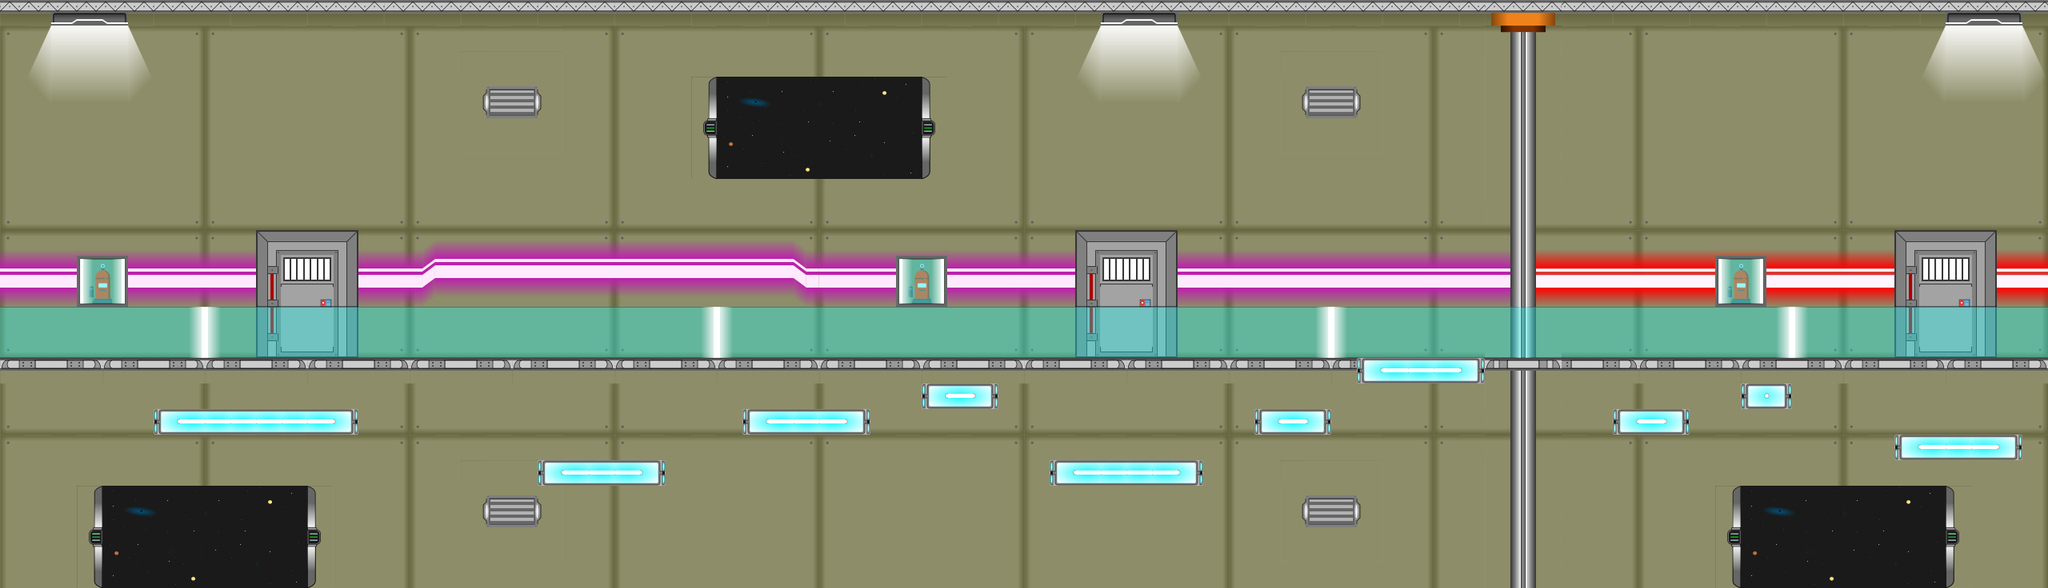

Tiled map render using the project's own tile images. Description and the map definition, with tile-layer contents summarised, below:
An orthogonal 80x23 tile map with 32x32 px tiles, 2 tile layers (Fondo, Plataformas), 2 tilesets and 10 objects.

<map version="1.4" tiledversion="1.4.2" orientation="orthogonal" renderorder="right-down" width="80" height="23" tilewidth="32" tileheight="32" infinite="0" nextlayerid="4" nextobjectid="11">
 <tileset firstgid="1" name="Fondo" tilewidth="32" tileheight="32" tilecount="351" columns="27">
  <image source="Mapa.png" width="864" height="416" />
 </tileset>
 <tileset firstgid="352" name="Plataformas" tilewidth="32" tileheight="32" tilecount="70" columns="7">
  <image source="Plataformas.png" width="224" height="320" />
 </tileset>
 <layer id="1" name="Fondo" width="80" height="23">
  <data>[1840 cells, 1840 non-empty, 170 distinct tile ids]</data>
 </layer>
 <layer id="2" name="Plataformas" width="80" height="23" locked="1">
  <data>[1840 cells, 105 non-empty, 23 distinct tile ids]</data>
 </layer>
 <objectgroup id="3" name="Objetos" locked="1">
  <object id="1" x="191" y="510" width="255" height="33" />
  <object id="2" x="672" y="576" width="162" height="33" />
  <object id="3" x="927" y="511" width="160" height="31" />
  <object id="4" x="1152" y="480" width="96" height="32" />
  <object id="5" x="1312" y="577" width="191" height="29" />
  <object id="6" x="1569" y="511" width="93" height="33" />
  <object id="7" x="1697" y="448" width="159" height="31" />
  <object id="8" x="2015" y="512" width="98" height="32" />
  <object id="9" x="2176" y="482" width="64" height="31" />
  <object id="10" x="2367" y="544" width="161" height="34" />
 </objectgroup>
</map>